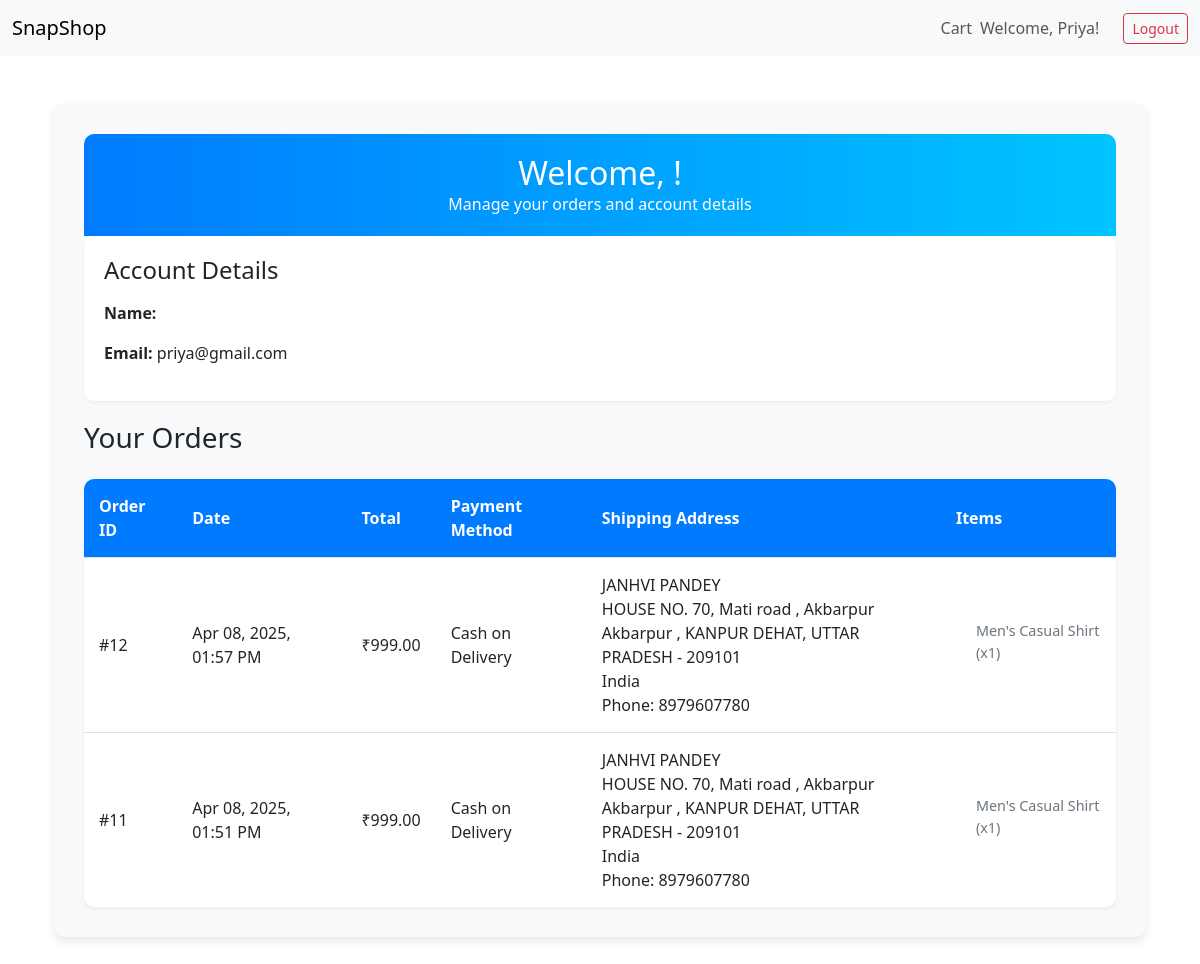
The page /store/profile/ (signed in) on the database as committed earlier.
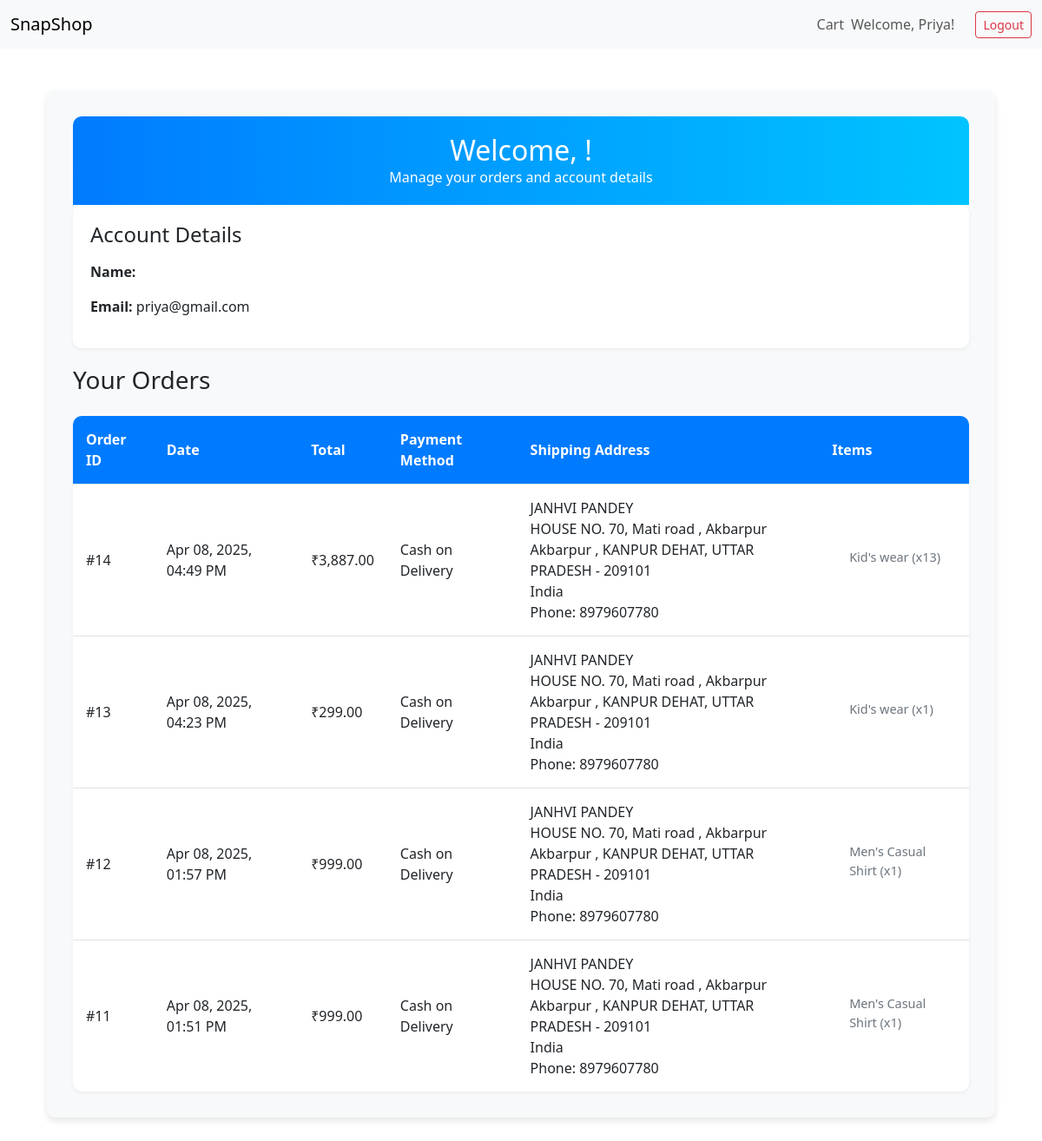
The same page on the database as committed later.
### store/models.py (models this page shows, shortened)
class Order(models.Model):
    user = models.ForeignKey(User, on_delete=models.CASCADE)
    address = models.ForeignKey(Address, on_delete=models.SET_NULL, null=True, blank=True)
    total_price = models.DecimalField(max_digits=10, decimal_places=2)
    payment_method = models.CharField(max_length=50, default="Cash on Delivery")
    created_at = models.DateTimeField(auto_now_add=True)

class Address(models.Model):
    user = models.ForeignKey(User, on_delete=models.CASCADE)
    full_name = models.CharField(max_length=255)
    phone_number = models.CharField(max_length=15)
    address_line_1 = models.CharField(max_length=255)
    address_line_2 = models.CharField(max_length=255, blank=True, null=True)
    city = models.CharField(max_length=100)
    state = models.CharField(max_length=100)
    postal_code = models.CharField(max_length=20)
    country = models.CharField(max_length=100, default="India")
    created_at = models.DateTimeField(auto_now_add=True)

class OrderItem(models.Model):
    order = models.ForeignKey(Order, on_delete=models.CASCADE)
    product = models.ForeignKey(Product, on_delete=models.CASCADE)
    quantity = models.IntegerField(default=1)

class Product(models.Model):
    SECTION_CHOICES = [
        ('kids', 'Kids'),
        ('men', 'Men'),
        ('women', 'Women'),
    ]
    user = models.ForeignKey(User, on_delete=models.CASCADE, null=True, blank=True)  # Made nullable
    name = models.CharField(max_length=255)
    description = models.TextField()
    price = models.DecimalField(max_digits=10, decimal_places=2)
    stock = models.PositiveIntegerField()
    image = models.ImageField(upload_to='products/', blank=True, null=True)
    category = models.CharField(max_length=100, blank=True)
    brand = models.CharField(max_length=100, blank=True, null=True)
    section = models.CharField(max_length=10, choices=SECTION_CHOICES, default='kids')
    created_at = models.DateTimeField(auto_now_add=True)

### store/views.py (the view)
# urls.py: path('profile/', profile, name='profile'),
@login_required
def profile(request):
    orders = Order.objects.filter(user=request.user).order_by('-created_at')
    return render(request, 'store/profile.html', {'orders': orders})

### store/templatetags/currency_tags.py (called while the page is built)
@register.filter
def to_inr(value):
    try:
        inr_value = float(value)
        return f"₹{inr_value:,.2f}"  # e.g., ₹5,83,250.00
    except (ValueError, TypeError) as e:
        print(f"Error formatting to INR: {value}, Error: {e}")
        return "₹0.00"  # Fallback value

### store/templates/store/profile.html (shortened to what this page needs)
{% extends 'store/base.html' %}
{% load currency_tags %}
{% block content %}
<div class="container my-5">
    <div class="profile-container">
        <div class="profile-header">
            <h1>Welcome, {{ request.user.username|title }}!</h1>
            <p class="mb-0">Manage your orders and account details</p>
        </div>
        <div class="user-details">
            <h4 class="mb-3">Account Details</h4>
            <p><strong>Name:</strong> {{ request.user.username|title }}</p>
            <p><strong>Email:</strong> {{ request.user.email }}</p>
        </div>
        <h3 class="mb-4">Your Orders</h3>
        {% if orders %}
            <table class="orders-table">
                <thead>
                    <tr>
                        <th>Order ID</th>
                        <th>Date</th>
                        <th>Total</th>
                        <th>Payment Method</th>
                        <th>Shipping Address</th>
                        <th>Items</th>
                    </tr>
                </thead>
                <tbody>
                    {% for order in orders %}
                        <tr>
                            <td>#{{ order.id }}</td>
                            <td>{{ order.created_at|date:"M d, Y, h:i A" }}</td>
                            <td>{{ order.total_price|to_inr }}</td>
                            <td>{{ order.payment_method }}</td>
                            <td>
                                {% if order.address %}
                                    {{ order.address.full_name }}<br>
                                    {{ order.address.address_line_1 }}{% if order.address.address_line_2 %}, {{ order.address.address_line_2 }}{% endif %}<br>
                                    {{ order.address.city }}, {{ order.address.state }} - {{ order.address.postal_code }}<br>
                                    {{ order.address.country }}<br>
                                    Phone: {{ order.address.phone_number }}
                                {% else %}
                                    No address provided.
                                {% endif %}
                            </td>
                            <td>
                                <div class="order-items">
                                    {% for item in order.orderitem_set.all %}
                                        <p>{{ item.product.name }} (x{{ item.quantity }})</p>
                                    {% endfor %}
                                </div>
                            </td>
                        </tr>
                    {% endfor %}
                </tbody>
            </table>
        {% else %}
            <div class="no-orders">
                <h4 class="text-muted">No Orders Yet</h4>
                <p>Start shopping to see your orders here!</p>
                <a href="{% url 'home' %}" class="btn btn-primary">Shop Now</a>
            </div>
        {% endif %}
    </div>
</div>
{% endblock %}

Rows that differ between the two databases and show on the page:
added Order: id "14", created_at "Apr 08, 2025, 04:49 PM", total_price|to_inr "₹3,887.00", payment_method "Cash on Delivery", address.full_name "JANHVI PANDEY", address.address_line_1 "HOUSE NO. 70", address.address_line_2 "Mati road , Akbarpur", address.city "Akbarpur , KANPUR DEHAT", address.state "UTTAR PRADESH", address.postal_code "209101", address.country "India", address.phone_number "8979607780"
added OrderItem: product.name "Kid's wear", quantity "13", shown under "14"
added Order: id "13", created_at "Apr 08, 2025, 04:23 PM", total_price|to_inr "₹299.00", payment_method "Cash on Delivery", address.full_name "JANHVI PANDEY", address.address_line_1 "HOUSE NO. 70", address.address_line_2 "Mati road , Akbarpur", address.city "Akbarpur , KANPUR DEHAT", address.state "UTTAR PRADESH", address.postal_code "209101", address.country "India", address.phone_number "8979607780"
added OrderItem: product.name "Kid's wear", quantity "1", shown under "13"
